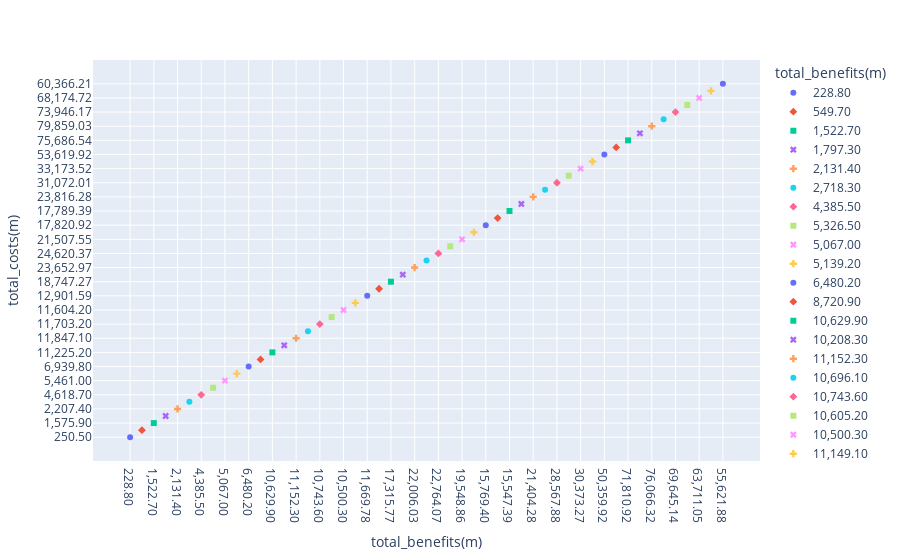

Notebook code cell kept with this figure:
### Markdown cell above
- Create a scatterplot to show the relationship bewtween the total benefits and total costs

### Code cell
fig = px.scatter(clean_df, x = 'total_benefits(m)', y = 'total_costs(m)', color= 'total_benefits(m)', symbol = 'total_benefits(m)')
fig

### Figure 1 — Plotly figure (JSON) as saved in the notebook; plotly's stock layout.template omitted (floating-point values rounded to 4 significant figures)
{"data": [{"hovertemplate": "total_benefits(m)=%{x}<br>total_costs(m)=%{y}<extra></extra>", "legendgroup": "228.80", "marker": {"color": "#636efa", "symbol": "circle"}, "mode": "markers", "name": "228.80", "orientation": "v", "showlegend": true, "type": "scatter", "x": ["228.80"], "xaxis": "x", "y": ["250.50"], "yaxis": "y"}, {"hovertemplate": "total_benefits(m)=%{x}<br>total_costs(m)=%{y}<extra></extra>", "legendgroup": "549.70", "marker": {"color": "#EF553B", "symbol": "diamond"}, "mode": "markers", "name": "549.70", "orientation": "v", "showlegend": true, "type": "scatter", "x": ["549.70"], "xaxis": "x", "y": ["576.90"], "yaxis": "y"}, {"hovertemplate": "total_benefits(m)=%{x}<br>total_costs(m)=%{y}<extra></extra>", "legendgroup": "1,522.70", "marker": {"color": "#00cc96", "symbol": "square"}, "mode": "markers", "name": "1,522.70", "orientation": "v", "showlegend": true, "type": "scatter", "x": ["1,522.70"], "xaxis": "x", "y": ["1,575.90"], "yaxis": "y"}, {"hovertemplate": "total_benefits(m)=%{x}<br>total_costs(m)=%{y}<extra></extra>", "legendgroup": "1,797.30", "marker": {"color": "#ab63fa", "symbol": "x"}, "mode": "markers", "name": "1,797.30", "orientation": "v", "showlegend": true, "type": "scatter", "x": ["1,797.30"], "xaxis": "x", "y": ["1,866.70"], "yaxis": "y"}, {"hovertemplate": "total_benefits(m)=%{x}<br>total_costs(m)=%{y}<extra></extra>", "legendgroup": "2,131.40", "marker": {"color": "#FFA15A", "symbol": "cross"}, "mode": "markers", "name": "2,131.40", "orientation": "v", "showlegend": true, "type": "scatter", "x": ["2,131.40"], "xaxis": "x", "y": ["2,207.40"], "yaxis": "y"}, {"hovertemplate": "total_benefits(m)=%{x}<br>total_costs(m)=%{y}<extra></extra>", "legendgroup": "2,718.30", "marker": {"color": "#19d3f3", "symbol": "circle"}, "mode": "markers", "name": "2,718.30", "orientation": "v", "showlegend": true, "type": "scatter", "x": ["2,718.30"], "xaxis": "x", "y": ["2,837.50"], "yaxis": "y"}, {"hovertemplate": "total_benefits(m)=%{x}<br>total_costs(m)=%{y}<extra></extra>", "legendgroup": "4,385.50", "marker": {"color": "#FF6692", "symbol": "diamond"}, "mode": "markers", "name": "4,385.50", "orientation": "v", "showlegend": true, "type": "scatter", "x": ["4,385.50"], "xaxis": "x", "y": ["4,618.70"], "yaxis": "y"}, {"hovertemplate": "total_benefits(m)=%{x}<br>total_costs(m)=%{y}<extra></extra>", "legendgroup": "5,326.50", "marker": {"color": "#B6E880", "symbol": "square"}, "mode": "markers", "name": "5,326.50", "orientation": "v", "showlegend": true, "type": "scatter", "x": ["5,326.50"], "xaxis": "x", "y": ["5,685.50"], "yaxis": "y"}, {"hovertemplate": "total_benefits(m)=%{x}<br>total_costs(m)=%{y}<extra></extra>", "legendgroup": "5,067.00", "marker": {"color": "#FF97FF", "symbol": "x"}, "mode": "markers", "name": "5,067.00", "orientation": "v", "showlegend": true, "type": "scatter", "x": ["5,067.00"], "xaxis": "x", "y": ["5,461.00"], "yaxis": "y"}, {"hovertemplate": "total_benefits(m)=%{x}<br>total_costs(m)=%{y}<extra></extra>", "legendgroup": "5,139.20", "marker": {"color": "#FECB52", "symbol": "cross"}, "mode": "markers", "name": "5,139.20", "orientation": "v", "showlegend": true, "type": "scatter", "x": ["5,139.20"], "xaxis": "x", "y": ["5,519.70"], "yaxis": "y"}, {"hovertemplate": "total_benefits(m)=%{x}<br>total_costs(m)=%{y}<extra></extra>", "legendgroup": "6,480.20", "marker": {"color": "#636efa", "symbol": "circle"}, "mode": "markers", "name": "6,480.20", "orientation": "v", "showlegend": true, "type": "scatter", "x": ["6,480.20"], "xaxis": "x", "y": ["6,939.80"], "yaxis": "y"}, {"hovertemplate": "total_benefits(m)=%{x}<br>total_costs(m)=%{y}<extra></extra>", "legendgroup": "8,720.90", "marker": {"color": "#EF553B", "symbol": "diamond"}, "mode": "markers", "name": "8,720.90", "orientation": "v", "showlegend": true, "type": "scatter", "x": ["8,720.90"], "xaxis": "x", "y": ["9,206.50"], "yaxis": "y"}, {"hovertemplate": "total_benefits(m)=%{x}<br>total_costs(m)=%{y}<extra></extra>", "legendgroup": "10,629.90", "marker": {"color": "#00cc96", "symbol": "square"}, "mode": "markers", "name": "10,629.90", "orientation": "v", "showlegend": true, "type": "scatter", "x": ["10,629.90"], "xaxis": "x", "y": ["11,225.20"], "yaxis": "y"}, {"hovertemplate": "total_benefits(m)=%{x}<br>total_costs(m)=%{y}<extra></extra>", "legendgroup": "10,208.30", "marker": {"color": "#ab63fa", "symbol": "x"}, "mode": "markers", "name": "10,208.30", "orientation": "v", "showlegend": true, "type": "scatter", "x": ["10,208.30"], "xaxis": "x", "y": ["10,836.70"], "yaxis": "y"}, {"hovertemplate": "total_benefits(m)=%{x}<br>total_costs(m)=%{y}<extra></extra>", "legendgroup": "11,152.30", "marker": {"color": "#FFA15A", "symbol": "cross"}, "mode": "markers", "name": "11,152.30", "orientation": "v", "showlegend": true, "type": "scatter", "x": ["11,152.30"], "xaxis": "x", "y": ["11,847.10"], "yaxis": "y"}, {"hovertemplate": "total_benefits(m)=%{x}<br>total_costs(m)=%{y}<extra></extra>", "legendgroup": "10,696.10", "marker": {"color": "#19d3f3", "symbol": "circle"}, "mode": "markers", "name": "10,696.10", "orientation": "v", "showlegend": true, "type": "scatter", "x": ["10,696.10"], "xaxis": "x", "y": ["11,578.80"], "yaxis": "y"}, {"hovertemplate": "total_benefits(m)=%{x}<br>total_costs(m)=%{y}<extra></extra>", "legendgroup": "10,743.60", "marker": {"color": "#FF6692", "symbol": "diamond"}, "mode": "markers", "name": "10,743.60", "orientation": "v", "showlegend": true, "type": "scatter", "x": ["10,743.60"], "xaxis": "x", "y": ["11,703.20"], "yaxis": "y"}, {"hovertemplate": "total_benefits(m)=%{x}<br>total_costs(m)=%{y}<extra></extra>", "legendgroup": "10,605.20", "marker": {"color": "#B6E880", "symbol": "square"}, "mode": "markers", "name": "10,605.20", "orientation": "v", "showlegend": true, "type": "scatter", "x": ["10,605.20"], "xaxis": "x", "y": ["11,638.40"], "yaxis": "y"}, {"hovertemplate": "total_benefits(m)=%{x}<br>total_costs(m)=%{y}<extra></extra>", "legendgroup": "10,500.30", "marker": {"color": "#FF97FF", "symbol": "x"}, "mode": "markers", "name": "10,500.30", "orientation": "v", "showlegend": true, "type": "scatter", "x": ["10,500.30"], "xaxis": "x", "y": ["11,604.20"], "yaxis": "y"}, {"hovertemplate": "total_benefits(m)=%{x}<br>total_costs(m)=%{y}<extra></extra>", "legendgroup": "11,149.10", "marker": {"color": "#FECB52", "symbol": "cross"}, "mode": "markers", "name": "11,149.10", "orientation": "v", "showlegend": true, "type": "scatter", "x": ["11,149.10"], "xaxis": "x", "y": ["12,316.80"], "yaxis": "y"}, {"hovertemplate": "total_benefits(m)=%{x}<br>total_costs(m)=%{y}<extra></extra>", "legendgroup": "11,669.78", "marker": {"color": "#636efa", "symbol": "circle"}, "mode": "markers", "name": "11,669.78", "orientation": "v", "showlegend": true, "type": "scatter", "x": ["11,669.78"], "xaxis": "x", "y": ["12,901.59"], "yaxis": "y"}, {"hovertemplate": "total_benefits(m)=%{x}<br>total_costs(m)=%{y}<extra></extra>", "legendgroup": "14,142.79", "marker": {"color": "#EF553B", "symbol": "diamond"}, "mode": "markers", "name": "14,142.79", "orientation": "v", "showlegend": true, "type": "scatter", "x": ["14,142.79"], "xaxis": "x", "y": ["15,447.26"], "yaxis": "y"}, {"hovertemplate": "total_benefits(m)=%{x}<br>total_costs(m)=%{y}<extra></extra>", "legendgroup": "17,315.77", "marker": {"color": "#00cc96", "symbol": "square"}, "mode": "markers", "name": "17,315.77", "orientation": "v", "showlegend": true, "type": "scatter", "x": ["17,315.77"], "xaxis": "x", "y": ["18,747.27"], "yaxis": "y"}, {"hovertemplate": "total_benefits(m)=%{x}<br>total_costs(m)=%{y}<extra></extra>", "legendgroup": "20,905.68", "marker": {"color": "#ab63fa", "symbol": "x"}, "mode": "markers", "name": "20,905.68", "orientation": "v", "showlegend": true, "type": "scatter", "x": ["20,905.68"], "xaxis": "x", "y": ["22,462.34"], "yaxis": "y"}, {"hovertemplate": "total_benefits(m)=%{x}<br>total_costs(m)=%{y}<extra></extra>", "legendgroup": "22,006.03", "marker": {"color": "#FFA15A", "symbol": "cross"}, "mode": "markers", "name": "22,006.03", "orientation": "v", "showlegend": true, "type": "scatter", "x": ["22,006.03"], "xaxis": "x", "y": ["23,652.97"], "yaxis": "y"}, {"hovertemplate": "total_benefits(m)=%{x}<br>total_costs(m)=%{y}<extra></extra>", "legendgroup": "22,748.58", "marker": {"color": "#19d3f3", "symbol": "circle"}, "mode": "markers", "name": "22,748.58", "orientation": "v", "showlegend": true, "type": "scatter", "x": ["22,748.58"], "xaxis": "x", "y": ["24,493.45"], "yaxis": "y"}, {"hovertemplate": "total_benefits(m)=%{x}<br>total_costs(m)=%{y}<extra></extra>", "legendgroup": "22,764.07", "marker": {"color": "#FF6692", "symbol": "diamond"}, "mode": "markers", "name": "22,764.07", "orientation": "v", "showlegend": true, "type": "scatter", "x": ["22,764.07"], "xaxis": "x", "y": ["24,620.37"], "yaxis": "y"}, {"hovertemplate": "total_benefits(m)=%{x}<br>total_costs(m)=%{y}<extra></extra>", "legendgroup": "22,440.11", "marker": {"color": "#B6E880", "symbol": "square"}, "mode": "markers", "name": "22,440.11", "orientation": "v", "showlegend": true, "type": "scatter", "x": ["22,440.11"], "xaxis": "x", "y": ["24,330.99"], "yaxis": "y"}, {"hovertemplate": "total_benefits(m)=%{x}<br>total_costs(m)=%{y}<extra></extra>", "legendgroup": "19,548.86", "marker": {"color": "#FF97FF", "symbol": "x"}, "mode": "markers", "name": "19,548.86", "orientation": "v", "showlegend": true, "type": "scatter", "x": ["19,548.86"], "xaxis": "x", "y": ["21,507.55"], "yaxis": "y"}, {"hovertemplate": "total_benefits(m)=%{x}<br>total_costs(m)=%{y}<extra></extra>", "legendgroup": "16,890.49", "marker": {"color": "#FECB52", "symbol": "cross"}, "mode": "markers", "name": "16,890.49", "orientation": "v", "showlegend": true, "type": "scatter", "x": ["16,890.49"], "xaxis": "x", "y": ["18,988.32"], "yaxis": "y"}, {"hovertemplate": "total_benefits(m)=%{x}<br>total_costs(m)=%{y}<extra></extra>", "legendgroup": "15,769.40", "marker": {"color": "#636efa", "symbol": "circle"}, "mode": "markers", "name": "15,769.40", "orientation": "v", "showlegend": true, "type": "scatter", "x": ["15,769.40"], "xaxis": "x", "y": ["17,820.92"], "yaxis": "y"}, {"hovertemplate": "total_benefits(m)=%{x}<br>total_costs(m)=%{y}<extra></extra>", "legendgroup": "14,983.32", "marker": {"color": "#EF553B", "symbol": "diamond"}, "mode": "markers", "name": "14,983.32", "orientation": "v", "showlegend": true, "type": "scatter", "x": ["14,983.32"], "xaxis": "x", "y": ["17,054.02"], "yaxis": "y"}, {"hovertemplate": "total_benefits(m)=%{x}<br>total_costs(m)=%{y}<extra></extra>", "legendgroup": "15,547.39", "marker": {"color": "#00cc96", "symbol": "square"}, "mode": "markers", "name": "15,547.39", "orientation": "v", "showlegend": true, "type": "scatter", "x": ["15,547.39"], "xaxis": "x", "y": ["17,789.39"], "yaxis": "y"}, {"hovertemplate": "total_benefits(m)=%{x}<br>total_costs(m)=%{y}<extra></extra>", "legendgroup": "18,256.20", "marker": {"color": "#ab63fa", "symbol": "x"}, "mode": "markers", "name": "18,256.20", "orientation": "v", "showlegend": true, "type": "scatter", "x": ["18,256.20"], "xaxis": "x", "y": ["20,637.02"], "yaxis": "y"}, {"hovertemplate": "total_benefits(m)=%{x}<br>total_costs(m)=%{y}<extra></extra>", "legendgroup": "21,404.28", "marker": {"color": "#FFA15A", "symbol": "cross"}, "mode": "markers", "name": "21,404.28", "orientation": "v", "showlegend": true, "type": "scatter", "x": ["21,404.28"], "xaxis": "x", "y": ["23,816.28"], "yaxis": "y"}, {"hovertemplate": "total_benefits(m)=%{x}<br>total_costs(m)=%{y}<extra></extra>", "legendgroup": "24,618.89", "marker": {"color": "#19d3f3", "symbol": "circle"}, "mode": "markers", "name": "24,618.89", "orientation": "v", "showlegend": true, "type": "scatter", "x": ["24,618.89"], "xaxis": "x", "y": ["27,099.03"], "yaxis": "y"}, {"hovertemplate": "total_benefits(m)=%{x}<br>total_costs(m)=%{y}<extra></extra>", "legendgroup": "28,567.88", "marker": {"color": "#FF6692", "symbol": "diamond"}, "mode": "markers", "name": "28,567.88", "orientation": "v", "showlegend": true, "type": "scatter", "x": ["28,567.88"], "xaxis": "x", "y": ["31,072.01"], "yaxis": "y"}, {"hovertemplate": "total_benefits(m)=%{x}<br>total_costs(m)=%{y}<extra></extra>", "legendgroup": "30,187.35", "marker": {"color": "#B6E880", "symbol": "square"}, "mode": "markers", "name": "30,187.35", "orientation": "v", "showlegend": true, "type": "scatter", "x": ["30,187.35"], "xaxis": "x", "y": ["32,903.06"], "yaxis": "y"}, {"hovertemplate": "total_benefits(m)=%{x}<br>total_costs(m)=%{y}<extra></extra>", "legendgroup": "30,373.27", "marker": {"color": "#FF97FF", "symbol": "x"}, "mode": "markers", "name": "30,373.27", "orientation": "v", "showlegend": true, "type": "scatter", "x": ["30,373.27"], "xaxis": "x", "y": ["33,173.52"], "yaxis": "y"}, {"hovertemplate": "total_benefits(m)=%{x}<br>total_costs(m)=%{y}<extra></extra>", "legendgroup": "34,608.40", "marker": {"color": "#FECB52", "symbol": "cross"}, "mode": "markers", "name": "34,608.40", "orientation": "v", "showlegend": true, "type": "scatter", "x": ["34,608.40"], "xaxis": "x", "y": ["37,639.64"], "yaxis": "y"}, {"hovertemplate": "total_benefits(m)=%{x}<br>total_costs(m)=%{y}<extra></extra>", "legendgroup": "50,359.92", "marker": {"color": "#636efa", "symbol": "circle"}, "mode": "markers", "name": "50,359.92", "orientation": "v", "showlegend": true, "type": "scatter", "x": ["50,359.92"], "xaxis": "x", "y": ["53,619.92"], "yaxis": "y"}, {"hovertemplate": "total_benefits(m)=%{x}<br>total_costs(m)=%{y}<extra></extra>", "legendgroup": "64,702.16", "marker": {"color": "#EF553B", "symbol": "diamond"}, "mode": "markers", "name": "64,702.16", "orientation": "v", "showlegend": true, "type": "scatter", "x": ["64,702.16"], "xaxis": "x", "y": ["68,283.47"], "yaxis": "y"}, {"hovertemplate": "total_benefits(m)=%{x}<br>total_costs(m)=%{y}<extra></extra>", "legendgroup": "71,810.92", "marker": {"color": "#00cc96", "symbol": "square"}, "mode": "markers", "name": "71,810.92", "orientation": "v", "showlegend": true, "type": "scatter", "x": ["71,810.92"], "xaxis": "x", "y": ["75,686.54"], "yaxis": "y"}, {"hovertemplate": "total_benefits(m)=%{x}<br>total_costs(m)=%{y}<extra></extra>", "legendgroup": "74,619.34", "marker": {"color": "#ab63fa", "symbol": "x"}, "mode": "markers", "name": "74,619.34", "orientation": "v", "showlegend": true, "type": "scatter", "x": ["74,619.34"], "xaxis": "x", "y": ["78,411.10"], "yaxis": "y"}, {"hovertemplate": "total_benefits(m)=%{x}<br>total_costs(m)=%{y}<extra></extra>", "legendgroup": "76,066.32", "marker": {"color": "#FFA15A", "symbol": "cross"}, "mode": "markers", "name": "76,066.32", "orientation": "v", "showlegend": true, "type": "scatter", "x": ["76,066.32"], "xaxis": "x", "y": ["79,859.03"], "yaxis": "y"}, {"hovertemplate": "total_benefits(m)=%{x}<br>total_costs(m)=%{y}<extra></extra>", "legendgroup": "69,998.84", "marker": {"color": "#19d3f3", "symbol": "circle"}, "mode": "markers", "name": "69,998.84", "orientation": "v", "showlegend": true, "type": "scatter", "x": ["69,998.84"], "xaxis": "x", "y": ["74,060.33"], "yaxis": "y"}, {"hovertemplate": "total_benefits(m)=%{x}<br>total_costs(m)=%{y}<extra></extra>", "legendgroup": "69,645.14", "marker": {"color": "#FF6692", "symbol": "diamond"}, "mode": "markers", "name": "69,645.14", "orientation": "v", "showlegend": true, "type": "scatter", "x": ["69,645.14"], "xaxis": "x", "y": ["73,946.17"], "yaxis": "y"}, {"hovertemplate": "total_benefits(m)=%{x}<br>total_costs(m)=%{y}<extra></extra>", "legendgroup": "66,539.27", "marker": {"color": "#B6E880", "symbol": "square"}, "mode": "markers", "name": "66,539.27", "orientation": "v", "showlegend": true, "type": "scatter", "x": ["66,539.27"], "xaxis": "x", "y": ["70,913.55"], "yaxis": "y"}, {"hovertemplate": "total_benefits(m)=%{x}<br>total_costs(m)=%{y}<extra></extra>", "legendgroup": "63,711.05", "marker": {"color": "#FF97FF", "symbol": "x"}, "mode": "markers", "name": "63,711.05", "orientation": "v", "showlegend": true, "type": "scatter", "x": ["63,711.05"], "xaxis": "x", "y": ["68,174.72"], "yaxis": "y"}, {"hovertemplate": "total_benefits(m)=%{x}<br>total_costs(m)=%{y}<extra></extra>", "legendgroup": "60,916.85", "marker": {"color": "#FECB52", "symbol": "cross"}, "mode": "markers", "name": "60,916.85", "orientation": "v", "showlegend": true, "type": "scatter", "x": ["60,916.85"], "xaxis": "x", "y": ["65,446.40"], "yaxis": "y"}, {"hovertemplate": "total_benefits(m)=%{x}<br>total_costs(m)=%{y}<extra></extra>", "legendgroup": "55,621.88", "marker": {"color": "#636efa", "symbol": "circle"}, "mode": "markers", "name": "55,621.88", "orientation": "v", "showlegend": true, "type": "scatter", "x": ["55,621.88"], "xaxis": "x", "y": ["60,366.21"], "yaxis": "y"}], "layout": {"legend": {"title": {"text": "total_benefits(m)"}, "tracegroupgap": 0}, "margin": {"t": 60}, "xaxis": {"anchor": "y", "categoryarray": ["228.80", "549.70", "1,522.70", "1,797.30", "2,131.40", "2,718.30", "4,385.50", "5,326.50", "5,067.00", "5,139.20", "6,480.20", "8,720.90", "10,629.90", "10,208.30", "11,152.30", "10,696.10", "10,743.60", "10,605.20", "10,500.30", "11,149.10", "11,669.78", "14,142.79", "17,315.77", "20,905.68", "22,006.03", "22,748.58", "22,764.07", "22,440.11", "19,548.86", "16,890.49", "15,769.40", "14,983.32", "15,547.39", "18,256.20", "21,404.28", "24,618.89", "28,567.88", "30,187.35", "30,373.27", "34,608.40", "50,359.92", "64,702.16", "71,810.92", "74,619.34", "76,066.32", "69,998.84", "69,645.14", "66,539.27", "63,711.05", "60,916.85", "55,621.88"], "categoryorder": "array", "domain": [0, 1], "title": {"text": "total_benefits(m)"}}, "yaxis": {"anchor": "x", "domain": [0, 1], "title": {"text": "total_costs(m)"}}}}
